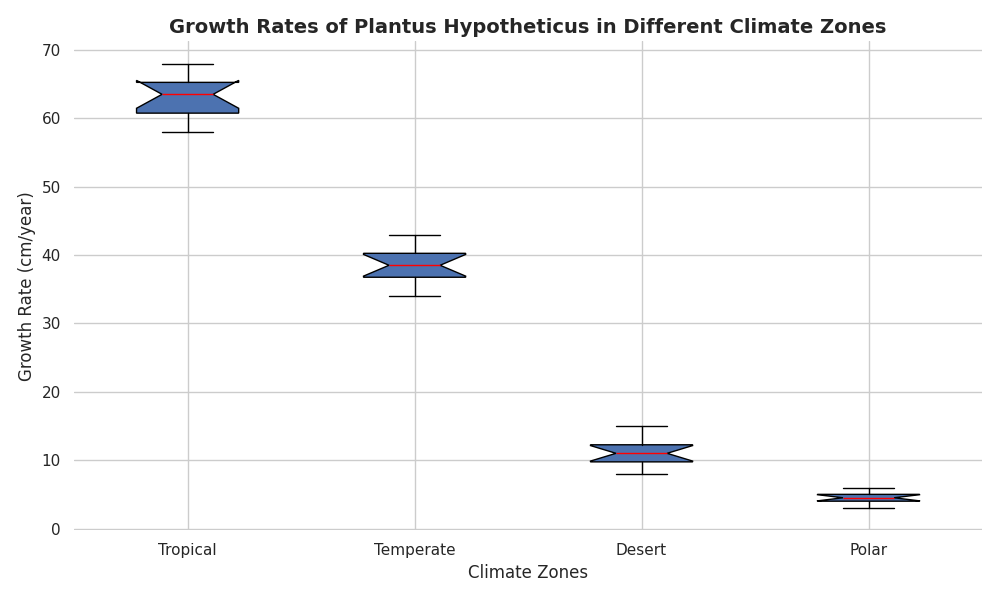

Reproduce this figure in Python.
import matplotlib.pyplot as plt

# Data for growth rates in different climate zones (in cm/year)
growth_data = [
    [60, 65, 58, 62, 68, 61, 63, 64, 66, 60, 67, 65],  # Tropical
    [35, 40, 38, 42, 37, 39, 41, 36, 34, 43, 38, 39],  # Temperate
    [10, 12, 11, 9, 13, 14, 8, 11, 12, 15, 10, 9],     # Desert
    [5, 4, 6, 3, 4, 5, 5, 6, 3, 4, 4, 5]              # Polar
]

# Define labels for each climate zone
climate_zones = ['Tropical', 'Temperate', 'Desert', 'Polar']

# Create the vertical box plot
plt.figure(figsize=(10, 6))
plt.boxplot(growth_data, patch_artist=True, labels=climate_zones, notch=True, medianprops={'color': 'red'})

# Remove borders, legends, and grids
plt.gca().spines['top'].set_visible(False)
plt.gca().spines['right'].set_visible(False)
plt.gca().spines['left'].set_visible(False)
plt.gca().spines['bottom'].set_visible(False)

# Add title and labels
plt.title('Growth Rates of Plantus Hypotheticus in Different Climate Zones', fontsize=14, fontweight='bold')
plt.xlabel('Climate Zones', fontsize=12)
plt.ylabel('Growth Rate (cm/year)', fontsize=12)

# Automatically adjust layout to prevent overlap
plt.tight_layout()

# Display the plot
plt.show()
